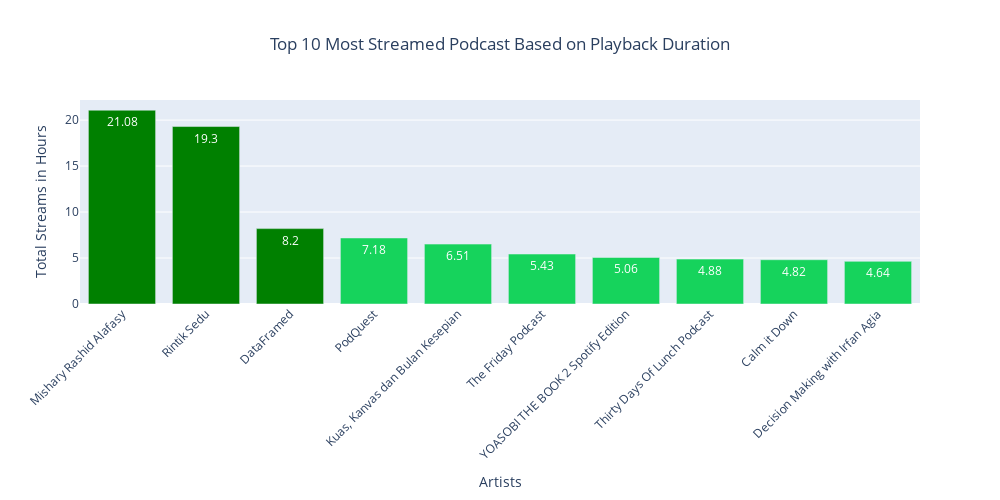

Notebook source saved alongside this figure:
### Code cell
# Visualize top artists
fig = px.bar(showname_playback_duration.head(10), x='episode_show_name', y='ms_played',
             labels={'episode_show_name': 'Artists', 'ms_played': 'Total Streams in Hours'},
             title='Top 10 Most Streamed Podcast Based on Playback Duration')

# Define colors using Spotify palette for top 5 tracks, green for others
color_scale = ['green' if artist in showname_playback_duration.head(3).values else '#16D35C' for artist in showname_playback_duration['episode_show_name']]

# Update colors and text labels for each bar
fig.update_traces(marker_color=color_scale,
                  text=showname_playback_duration['ms_played'].round(2), 
                  textposition='inside', 
                  textfont=dict(color='white'))

fig.update_layout(xaxis_title='Artists', 
                  yaxis_title='Total Streams in Hours', 
                  xaxis_tickangle=-45, showlegend=False, title_x=0.5,
                  width=1000, height=500)
fig.show()

### Figure 1 — Plotly figure (JSON) as saved in the notebook; plotly's stock layout.template omitted (floating-point values rounded to 4 significant figures)
{"data": [{"alignmentgroup": "True", "hovertemplate": "Artists=%{x}<br>Total Streams in Hours=%{y}<extra></extra>", "legendgroup": "", "marker": {"color": ["green", "green", "green", "#16D35C", "#16D35C", "#16D35C", "#16D35C", "#16D35C", "#16D35C", "#16D35C", "#16D35C", "#16D35C", "#16D35C", "#16D35C", "#16D35C", "#16D35C", "#16D35C", "#16D35C", "#16D35C", "#16D35C"], "pattern": {"shape": ""}}, "name": "", "offsetgroup": "", "orientation": "v", "showlegend": false, "text": [21.08, 19.3, 8.2, 7.18, 6.51, 5.43, 5.06, 4.88, 4.82, 4.64, 4.53, 4.35, 4.3, 3.79, 3.77, 3.59, 3.39, 3.21, 2.96, 2.75], "textfont": {"color": "white"}, "textposition": "inside", "type": "bar", "x": ["Mishary Rashid Alafasy", "Rintik Sedu", "DataFramed", "PodQuest", "Kuas, Kanvas dan Bulan Kesepian", "The Friday Podcast", "YOASOBI THE BOOK 2 Spotify Edition", "Thirty Days Of Lunch Podcast", "Calm it Down", "Decision Making with Irfan Agia"], "xaxis": "x", "y": [21.08, 19.3, 8.197, 7.18, 6.514, 5.434, 5.06, 4.881, 4.815, 4.637], "yaxis": "y"}], "layout": {"barmode": "relative", "height": 500, "legend": {"tracegroupgap": 0}, "showlegend": false, "title": {"text": "Top 10 Most Streamed Podcast Based on Playback Duration", "x": 0.5}, "width": 1000, "xaxis": {"anchor": "y", "domain": [0, 1], "tickangle": -45, "title": {"text": "Artists"}}, "yaxis": {"anchor": "x", "domain": [0, 1], "title": {"text": "Total Streams in Hours"}}}}
